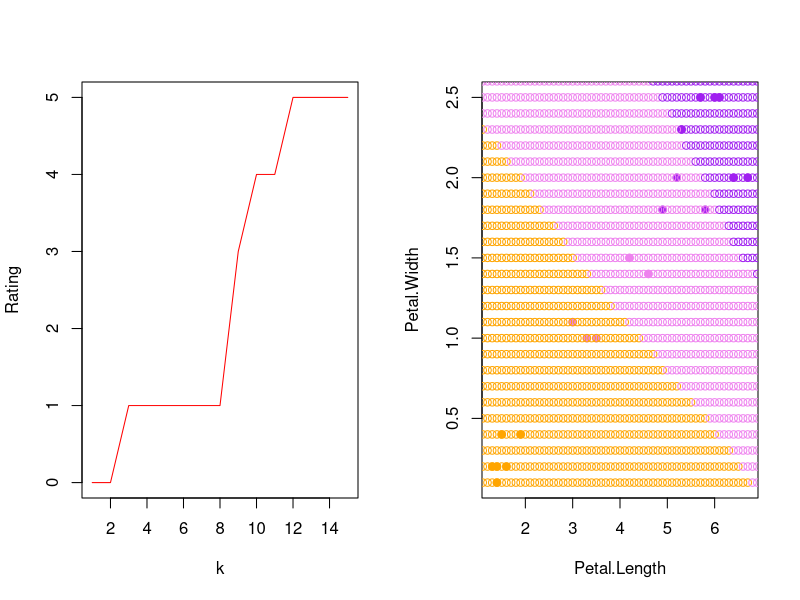
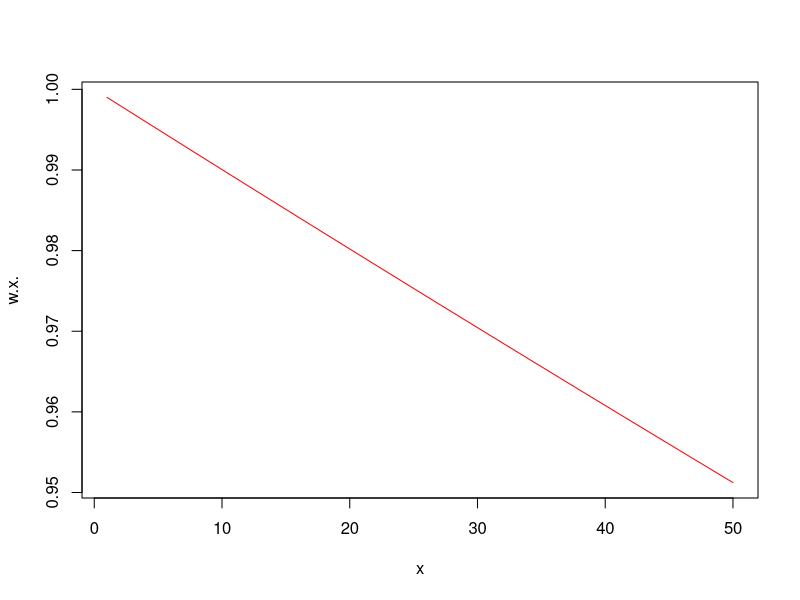

The R script that drew these images, in order:
args <- commandArgs(trailingOnly = T)

euclid_distance = function(x, y){
  sqrt(sum((x-y)^2))
}

dist_sort = function(dat, point, dist_func = euclid_distance){
      l <- dim(dat)[1]
      n <- dim(dat)[2] - 1

      distances <- matrix(NA, l, 1)

      for (i in 1:l){
          distances[i, ] <- dist_func(dat[i, 1:n], point)
      }

      ##  Сортируем
      orderedDat <- dat[order(distances[, 1]), ]

      return (orderedDat);
  }


  ##  Применяем метод kNN
  kNN <- function(dat, point, k = 1, dist_func = euclid_distance)
  {
      ##  Сортируем выборку согласно классифицируемого объекта
      orderedDat <- dist_sort(dat, point, dist_func)
      n <- dim(orderedDat)[2] - 1

      ##  Получаем классы первых k соседей
      classes <- orderedDat[1:k, n + 1]

      ##  Составляем таблицу встречаемости каждого класса
      counts <- table(classes)

      ##  Находим класс, который доминирует среди первых k соседей
      class <- names(which.max(counts))

      return (class)
  }


  kwNN <- function(dat, point, k = 1, dist_func = euclid_distance)
  {
      w <- exp((-1:-k)/1000)

      orderedDat <- dist_sort(dat, point, dist_func)
      n <- dim(orderedDat)[2] - 1

      classes = rep(0, length(levels(orderedDat[, n+1])))
      for(i in 1:k){
          classes[orderedDat[i, n+1]] = classes[orderedDat[i, n+1]] + w[i]
      }

      class <- levels(orderedDat[, n+1])[which.max(classes)]


      return (class)
  }

LOO <- function(dat, func, maxK = 1, l = 2){
    indexses = sample(1:150, l, replace = F)
    rat = rep(0, maxK)
    selection = dat[indexses,]
    sel_dim = dim(selection)[2] - 1

    for(i in 1:l){
        new_selection = selection[-i,]
        point = selection[i,]

        for(k in 1:maxK){
            class = func(
              new_selection,
              point[1:sel_dim],
              k=k
            )
            if(point[1, sel_dim+1] != class){
                rat[k] = rat[k] + 1
            }
        }
    }
    return (list(rating=rat, selection=selection))
}

####################################
.random_1NN <- function(){
    #1NN calc
    #paint iris
    png(paste0("1NN_plot", ".png"))
    plot(iris[, c(1,4)],
         pch = 21,
         bg = colors[iris$Species],
         col = colors[iris$Species]
    )
    #generate data
    n = 5
    if(!is.na(args[1])) {
      n = args[1]
    }
    points = vector("list", n)
    for(i in 1:n){
      points[[i]] = c(runif(1, 4, 7), runif(1, 0, 2))
    }
    #use 1NN
    for(point in points){
        class = kNN(iris[, c(1, 4, 5)], point)
        #paint points
        points(point[1],point[2],
              pch = 24,
              bg = colors[class],
              col = colors[class])
    }
    dev.off()
}

#calc 6NN map
.map_6NN <- function(){
    png(paste0("6NN_map_plot", ".png"))
    plot(
      iris[,3:4],
      pch = 21,
      bg = colors[iris$Species],
      col = colors[iris$Species]
    )
    for(x in seq(1,8,0.1)){
        for(y in seq(0.1,4.5,0.1)){
            points(x,y,pch=1,col = colors[kNN(iris[,3:5], c(y,x), k=6)])
        }
    }
    dev.off()
}

#calc LOO for kNN
.LOO_15_20 <- function(){
    result = LOO(iris[, 3:5], kNN, maxK=15, l=20)
    png(paste0("LOO_kNN_plot", ".png"), width = 1080, height = 540)
    par(mfrow=c(1,2))
    plot(
      data.frame(k=1:length(result$rating),Rating=result$rating),
      type="l",
      col="red"
    )
    plot(
      result$selection[, 1:2],
      pch = 21,
      bg = colors[result$selection$Species],
      col = colors[result$selection$Species]
    )
    dev.off()
}

#calc LOO for kNN
.LOO_map_w_15_20 <- function(){
    result = LOO(iris[, 3:5], kwNN, maxK=15, l=20)

    png(paste0("LOO_kwNN_plot", ".png"), width = 1080, height = 540)
    par(mfrow=c(1,2))
    plot(
      data.frame(k=1:length(result$rating),Rating=result$rating),
      type="l",
      col="red"
    )
    plot(
      result$selection[, 1:2],
      pch = 21,
      bg = colors[result$selection$Species],
      col = colors[result$selection$Species]
    )
    for(x in seq(1,8,0.1)){
        for(y in seq(0.1,4.5,0.1)){
            points(x,y,pch=1,col = colors[kwNN(result$selection[, 1:3], c(y,x), k=5)])
        }
    }
    dev.off()

    png(paste0("w_func", ".png"), width = 1080, height = 540)
    plot(
      data.frame("x"=1:50, "w[x]"=exp((-1:-50)/1000)),
      type="l",
      col="red"
    )
    dev.off()
}


######################################

colors <- c(
    "setosa" = "orange",
    "versicolor" = "violet",
    "virginica" = "purple"
)
 .LOO_map_w_15_20()
